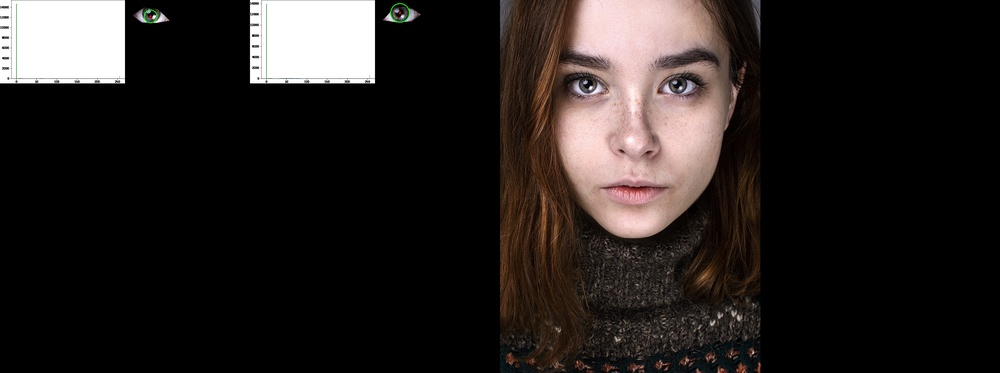
#> input picture STRUCTURE/NOTEBOOKS/nielzzz.jpg, 1000 x 373 px, shrunk from 3456 x 1288 before the run
$ python -i m3Show.py   (imports and definitions only)   (older library calls are emulated)
#> lines starting #> are read from the running program, lines starting #| are printed output that depends on the picture
#> further down, picture is the input picture: shape (373, 1000, 3); mean B, G, R 31.6, 33.5, 38.6
import PIL
from matplotlib import pyplot as plt
from matplotlib.backends.backend_agg import FigureCanvasAgg as FigureCanvas
from matplotlib.figure import Figure
import numpy as np
import os
import os.path
import cv2
from matplotlib import pyplot as plt
from mpl_toolkits.mplot3d import Axes3D
from matplotlib import cm,colors
import time


# [126 lines left out: functions imshow, scatter, Histogram, rgbToHSV, not called in this run]

def h_Pass(inputImg):

    #Converting img to grayscale


    inputImg = cv2.cvtColor(inputImg, cv2.COLOR_BGR2GRAY)
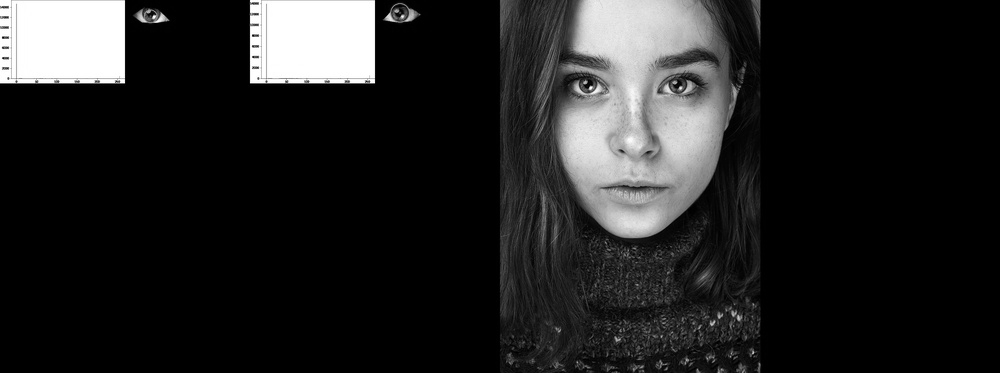
#> inputImg: shape (373, 1000); min 0, max 255, mean 34.8
    inputImg1 = cv2.GaussianBlur(inputImg,(5,5),0)

    #Adding lowpass laplacian_filter
    laplacian = cv2.Laplacian(inputImg1,cv2.CV_64F)
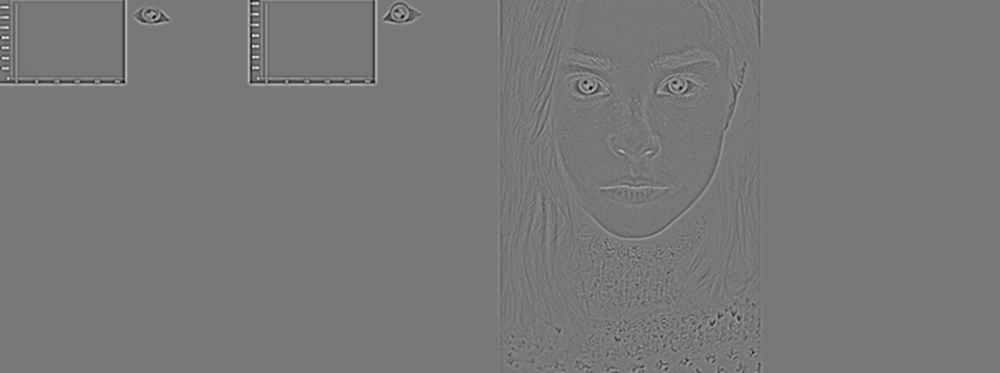
#> laplacian: shape (373, 1000) float64; min -90, max 101, mean 0; drawn with min black and max white
    #Adding lowpass sobelX_filter
    sobelx = cv2.Sobel(inputImg1,cv2.CV_64F,1,0,ksize=5)
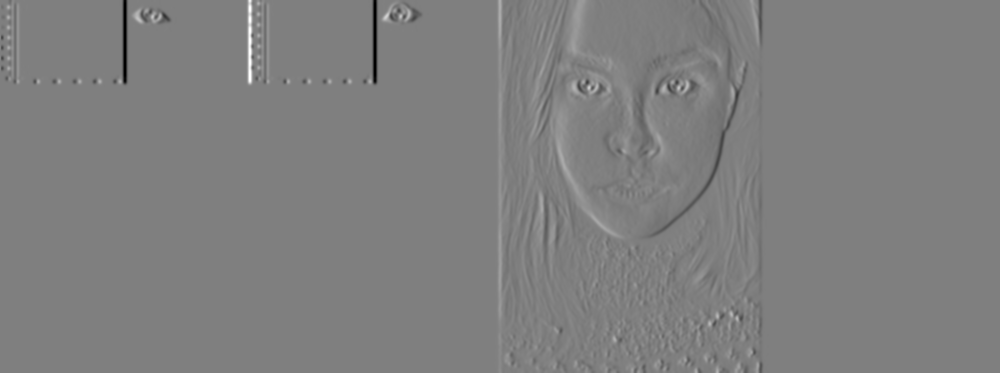
#> sobelx: shape (373, 1000) float64; min -8688, max 8688, mean -6.8; drawn with min black and max white
    #Adding lowpass sobelY_filter
    sobely = cv2.Sobel(inputImg1,cv2.CV_64F,0,1,ksize=5)
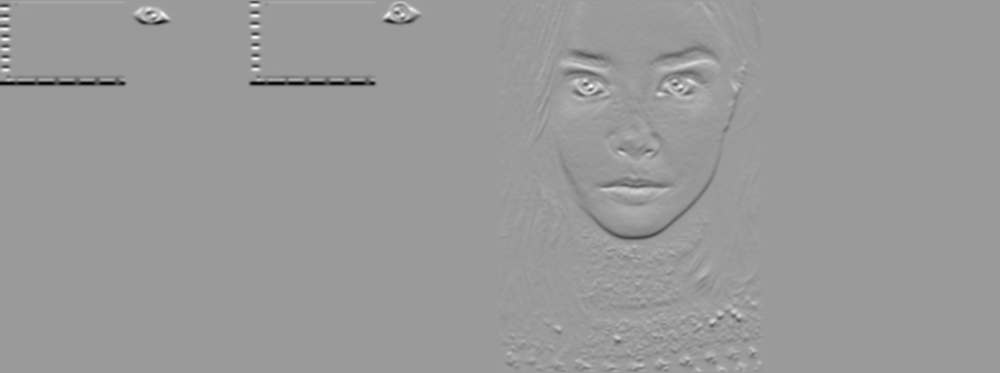
#> sobely: shape (373, 1000) float64; min -8816, max 5701, mean -28.6; drawn with min black and max white

    plt.subplot(2,2,2),plt.imshow(laplacian,cmap = 'gray')
    plt.title('Laplacian'), plt.xticks([]), plt.yticks([])
    plt.subplot(2,2,3),plt.imshow(sobelx,cmap = 'gray')
    plt.title('Sobel X'), plt.xticks([]), plt.yticks([])
    plt.subplot(2,2,4),plt.imshow(sobely,cmap = 'gray')
    plt.title('Sobel Y'), plt.xticks([]), plt.yticks([])

    #plt.imshow((laplacian*255).astype(np.uint8))
    plt.show()

    return (inputImg)

# [47 lines left out: functions r_Channel, r_channel, not called in this run]

>>> import cv2
>>> picture = cv2.imread('../nielzzz.jpg')
>>> result = h_Pass(picture)
